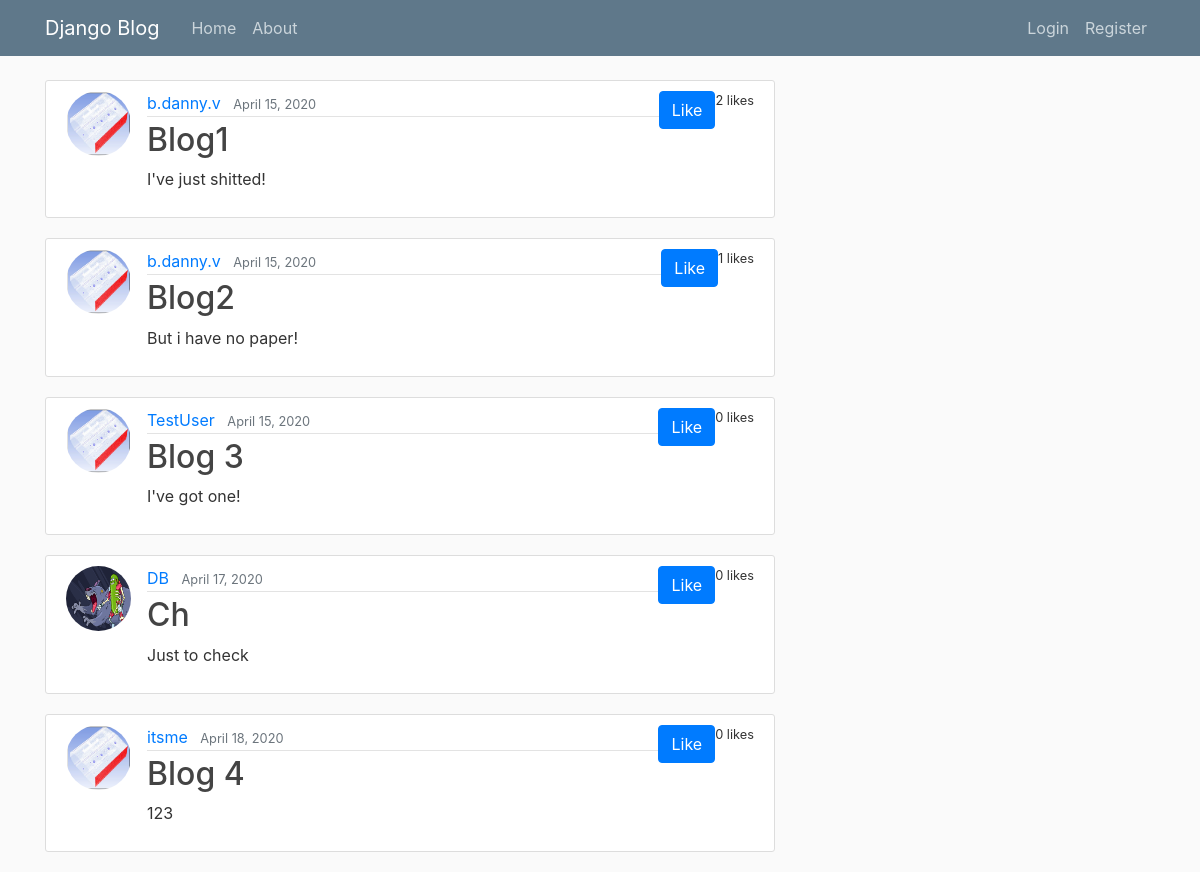
The page / on the database its author committed.
### blog/models.py (models this page shows, shortened)
class Post(models.Model):
    title = models.CharField(max_length=100)
    content = models.TextField()
    date_posted = models.DateTimeField(default=timezone.now)
    author = models.ForeignKey(User, on_delete=models.CASCADE, related_name='author')
    liked = models.ManyToManyField(User, related_name='liked', blank=True)

### users/models.py (models this page shows, shortened)
class Profile(models.Model):
    user = models.OneToOneField(User, on_delete=models.CASCADE)
    image = models.ImageField(default='default.jpg', upload_to='profile_pics')

### blog/views.py (the view)
# urls.py: path('', views.post_view, name='blog-home'),
def post_view(request):
    post = Post.objects.all()
    user = request.user
    context = {
        'post': post,
        'user': user,
    }
    return render(request, 'blog/home.html', context)

### blog/templates/blog/home.html (shortened to what this page needs)
{% extends "blog/base.html" %}
{% block content %}
        {% for post in post %}
            <article class="media content-section">
                <img class="rounded-circle article-img" src="{{ post.author.profile.image.url}}">
              <div class="media-body">
                <div class="article-metadata">
                  <a class="mr-2" href="{% url 'profile' %}">{{ post.author }}</a>
                  <small class="text-muted">{{ post.date_posted |date:"F d, Y" }}</small>
                </div>
                <h2><a class="article-title" href="{% url 'post-detail' post.id %}">{{ post.title }}</a></h2>
                <p class="article-content">{{ post.content }}</p>
              </div>
                  <form action="{% url 'like-post' %}" method="POST" class="ui form">
                      {% if user not in post.liked.all %}
                        <button class="btn btn-primary" type="submit">Like</button>
                      {%else%}
                        <button class="btn btn-danger" type="submit">Unlike</button>
                      {%endif%}
                  </form>
                <small>{{ post.liked.all.count }} likes</small>
            </article>
        {% endfor %}
{% endblock%}

### blog/templates/blog/base.html (shortened to what this page needs)
{% load static %}
<!DOCTYPE html>
<html>
<head>
    <link rel="stylesheet" href="https://maxcdn.bootstrapcdn.com/bootstrap/4.0.0/css/bootstrap.min.css">
    <link rel="stylesheet" type="text/css" href="{% static 'blog/main.css' %}">
</head>
<body>
    <header class="site-header">
      <nav class="navbar navbar-expand-md navbar-dark bg-steel fixed-top">
        <div class="container">
          <a class="navbar-brand mr-4" href="{% url 'blog-home' %}">Django Blog</a>
          <div class="collapse navbar-collapse" id="navbarToggle">
            <div class="navbar-nav mr-auto">
              <a class="nav-item nav-link" href="{% url 'blog-home' %}">Home</a>
              <a class="nav-item nav-link" href="{% url 'blog-about' %}">About</a>
            </div>
            <div class="navbar-nav">
                {% if user.is_authenticated %}
                <a class="nav-item nav-link" href="{% url 'post-create'%}">New Post</a>
                <a class="nav-item nav-link" href="{% url 'profile'%}">Profile</a>
                <a class="nav-item nav-link" href="{% url 'logout'%}">Logout</a>
                {% else %}
                <a class="nav-item nav-link" href="{% url 'login'%}">Login</a>
                <a class="nav-item nav-link" href="{% url 'register'%}">Register</a>
                {%endif%}
            </div>
          </div>
        </div>
      </nav>
    </header>
    <main role="main" class="container">
      <div class="row">
        <div class="col-md-8">
          {% block content %}{% endblock %}
        </div>
      </div>
    </main>
</body>
</html>

### blog/static/blog/main.css (style rules this page uses)
body { background: #fafafa; color: #333333; margin-top: 5rem; }
h1, h2, h3, h4, h5, h6 { color: #444444; }
.bg-steel { background-color: #5f788a; }
.site-header .navbar-nav .nav-link { color: #cbd5db; }
.content-section { background: #ffffff; padding: 10px 20px; border: 1px solid #dddddd; border-radius: 3px; margin-bottom: 20px; }
.article-title { color: #444444; }
.article-content { white-space: pre-line; }
.article-img { height: 65px; width: 65px; margin-right: 16px; }
.article-metadata { padding-bottom: 1px; margin-bottom: 4px; border-bottom: 1px solid #e3e3e3 }

### rows shown on the page
Post: author.profile.image (placeholder picture), author "b.danny.v", date_posted "April 15, 2020", title "Blog1", content "I've just shitted!", shows "Like", liked.all.count "2"
Post: author.profile.image (placeholder picture), author "b.danny.v", date_posted "April 15, 2020", title "Blog2", content "But i have no paper!", shows "Like", liked.all.count "1"
Post: author.profile.image (placeholder picture), author "TestUser", date_posted "April 15, 2020", title "Blog 3", content "I've got one!", shows "Like", liked.all.count "0"
Post: author.profile.image (picture), author "DB", date_posted "April 17, 2020", title "Ch", content "Just to check", shows "Like", liked.all.count "0"
Post: author.profile.image (picture), author "itsme", date_posted "April 18, 2020", title "Blog 4", content "123", shows "Like", liked.all.count "0"
